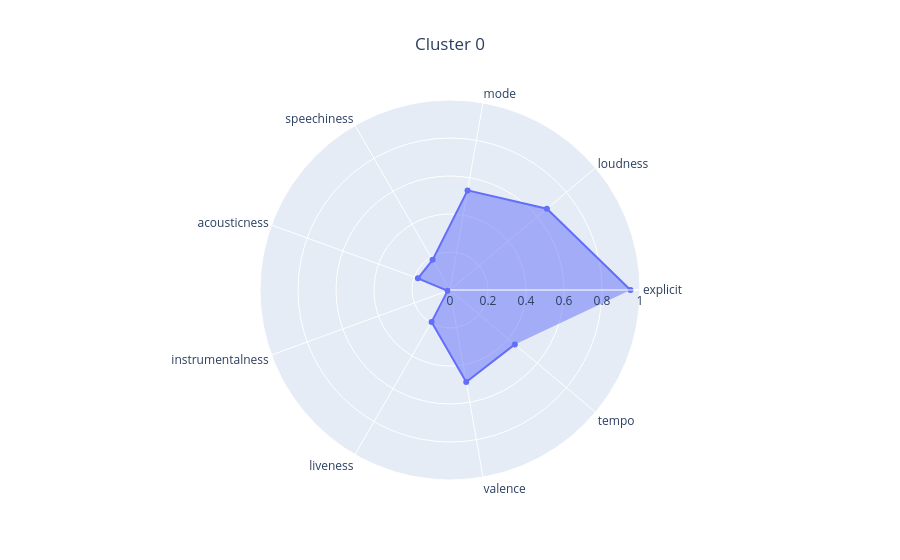
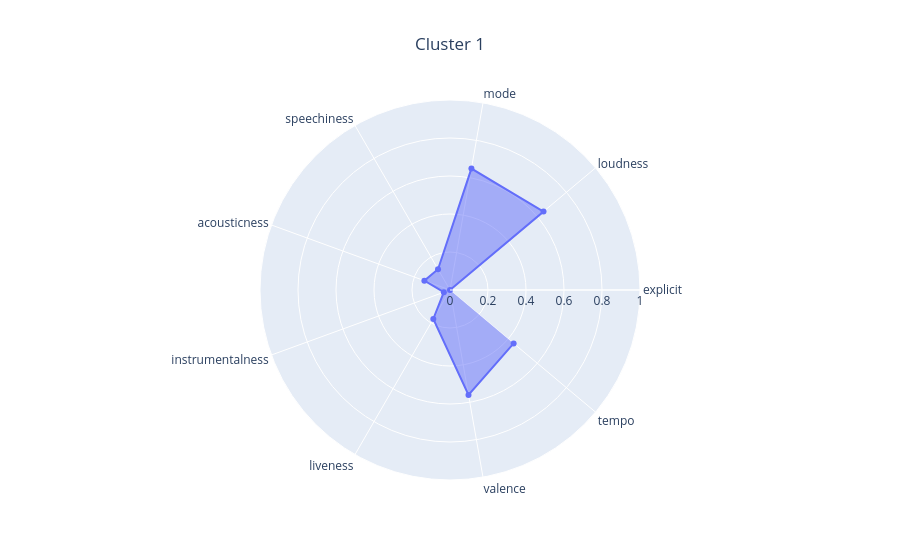
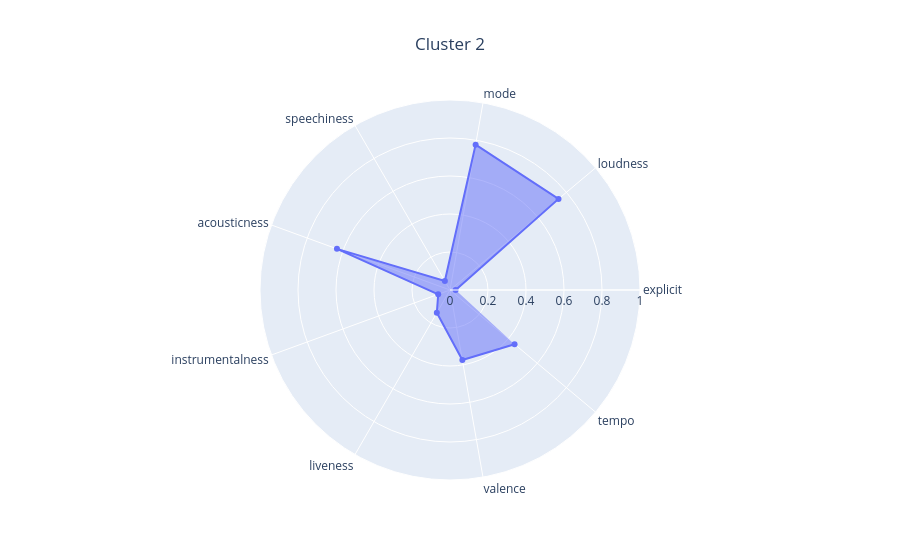

The code cell stored with these charts, in order, in its notebook:
### Markdown cell above
Wygląda na to, że najpopularniejsze są pop i rock, a najbardziej "typowe" piosenki też należą do takiej grupy. Ogół piosenek ma dość dużą głośność, dużą dynamikę (wysokie time signature - "how many beats are in each bar") i są pozytywne (valence - "tracks with high valence sound more positive"). Zasadniczo jest to zgodne z intuicją. Ciekawe jednak, co będzie, jak wybierzemy więcej klastrów.

**Zadanie 3 (1.5 punktu)**

1. Wytrenuj k-means dla 3 klastrów.
2. Zwizualizuj wyniki za pomocą PCA i UMAP. Jako kolor punktów (np. parametr `c` w `plt.scatter()`) przekaż numery klastrów dla punktów.
3. Dokonaj opisu i analizy wynikowych klastrów, na przykład:
   - czy reprezentują jakieś konkretne grupy muzyczne?
   - na ile "konkretne", sensowne są klastry?
   - czy jest widoczna separacja klastrów, czy różnią się od siebie?
4. Dokonaj tuningu liczby klastrów:
   - sprawdź wartości z zakresu [5, 20] - w końcu wiemy, że gatunków jest sporo, i klastrów powinno też być więcej
   - dla każdej wartości sprawdź wartość metryki [Calinski-Harabasz index](https://scikit-learn.org/stable/modules/generated/sklearn.metrics.calinski_harabasz_score.html)
   - przedstaw wykres liniowy (line plot) wartości metryki
   - wybierz model o najwyższej wartości metryki
   - zwizualizuj wyniki z pomocą PCA i UMAP
   - dokonaj interpretacji jego klastrów
   - skomentuj:
     - czy klastry są faktycznie lepiej interpretowalne po tuningu?
     - czy wysokość CH-index faktycznie odpowiada jakości klasteryzacji?

### Code cell
kmeans_3_clusters = KMeans(n_clusters=3, n_init="auto", random_state=0)
kmeans_3_clusters.fit(X)

kmeans_3_clusters_analyzer = KMeansAnalyzer(df_songs_info, clustering_visualizer)
kmeans_3_clusters_analyzer.analyze_clustering(X, kmeans_3_clusters)

### Figure 1 — Plotly figure (JSON) as saved in the notebook; plotly's stock layout.template omitted (floating-point values rounded to 4 significant figures)
{"data": [{"fill": "toself", "r": [0.9499, 0.6656, 0.5324, 0.1833, 0.1798, 0.01316, 0.1939, 0.4917, 0.4453], "theta": ["explicit", "loudness", "mode", "speechiness", "acousticness", "instrumentalness", "liveness", "valence", "tempo"], "type": "scatterpolar"}], "layout": {"polar": {"radialaxis": {"range": [0, 1]}}, "title": {"text": "Cluster 0", "x": 0.5}}}

### Figure 2 — Plotly figure (JSON) as saved in the notebook; plotly's stock layout.template omitted (floating-point values rounded to 4 significant figures)
{"data": [{"fill": "toself", "r": [0.0, 0.6426, 0.6488, 0.1261, 0.1436, 0.0345, 0.1757, 0.5607, 0.4373], "theta": ["explicit", "loudness", "mode", "speechiness", "acousticness", "instrumentalness", "liveness", "valence", "tempo"], "type": "scatterpolar"}], "layout": {"polar": {"radialaxis": {"range": [0, 1]}}, "title": {"text": "Cluster 1", "x": 0.5}}}

### Figure 3 — Plotly figure (JSON) as saved in the notebook; plotly's stock layout.template omitted (floating-point values rounded to 4 significant figures)
{"data": [{"fill": "toself", "r": [0.02959, 0.7455, 0.7769, 0.05418, 0.6332, 0.06611, 0.1385, 0.3744, 0.4437], "theta": ["explicit", "loudness", "mode", "speechiness", "acousticness", "instrumentalness", "liveness", "valence", "tempo"], "type": "scatterpolar"}], "layout": {"polar": {"radialaxis": {"range": [0, 1]}}, "title": {"text": "Cluster 2", "x": 0.5}}}
